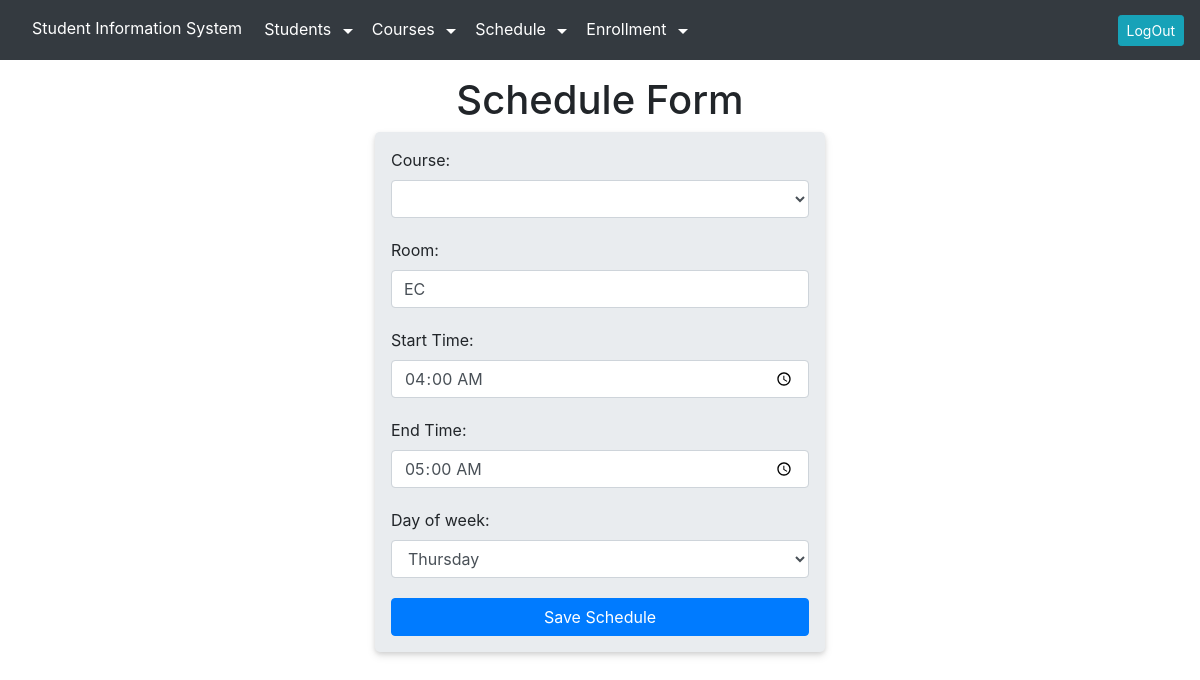
The page /scheduleupdate/27/ (signed in) on the database its author committed.
### sis_app/models.py (models this page shows, shortened)
class Schedule(models.Model):
    course = models.CharField(max_length=100)
    room = models.CharField(max_length=100)
    start_time = models.TimeField()
    end_time = models.TimeField()
    day_of_week = models.CharField(max_length=20)

### sis_app/views.py (the view)
# urls.py: path('scheduleupdate/<int:id>/', views.schedule_update_view, name='schedule_update'),
@login_required
def schedule_update_view(request, id):
    schedule = Schedule.objects.get(id=id)
    form = ScheduleForm(instance=schedule)
    if request.method == 'POST':
        form = ScheduleForm(request.POST, instance=schedule)
        if form.is_valid():
            form.save()
            return redirect('schedule_list')
    return render(request, 'schedule_form.html', {'form': form})

### sis_app/forms.py
class ScheduleForm(forms.ModelForm):
    DAYS_OF_WEEK = [
        ('', 'Select a day'),
        ('Monday', 'Monday'),
        ('Tuesday', 'Tuesday'),
        ('Wednesday', 'Wednesday'),
        ('Thursday', 'Thursday'),
        ('Friday', 'Friday'),
        ('Saturday', 'Saturday'),
        ('Sunday', 'Sunday'),
    ]
    day_of_week = forms.ChoiceField(choices=DAYS_OF_WEEK, widget=forms.Select(attrs={'class': 'form-control'}))
    class Meta:
        model = Schedule
        fields = '__all__'
        labels = {
            'course': 'Course',
            'room': 'Room',
            'start_time': 'Start Time',
            'end_time': 'End Time',
            'day_of_week': 'Day of Week',
        }
        widgets = {
            'course': forms.Select(attrs={'class': 'form-control'}),
            'room': forms.TextInput(attrs={'class': 'form-control', 'placeholder': 'E.g. Room 101'}),
            'start_time': forms.TimeInput(attrs={'class': 'form-control', 'type': 'time'}),
            'end_time': forms.TimeInput(attrs={'class': 'form-control', 'type': 'time'}),
        }

### sis_app/templates/schedule_form.html (shortened to what this page needs)
{% extends "layout.html" %}
{% block content %}
<h1 class="text-center"> Schedule Form </h1>
<form method="POST" class="jumbotron  light-shadow maxWidth mx-auto my-2 p-3">
    <div class="d-flex flex-column gap5 ">
{{form}}
<button class="btn btn-primary btn-block" type="submit">Save Schedule</button>
    </div>
</form>
{%endblock%}

### sis_app/templates/layout.html (style rules this page uses)
.gap5 { gap: 20px; }
body { padding-top: 56px; }
.light-shadow { box-shadow: 0 2px 4px rgba(0, 0, 0, 0.1), 0 4px 8px rgba(0, 0, 0, 0.1); }
.maxWidth { max-width: 450px; width: 100%; }

### rows shown on the page
Schedule: room "EC", start_time "04:00:00", end_time "05:00:00", day_of_week "Thursday"
